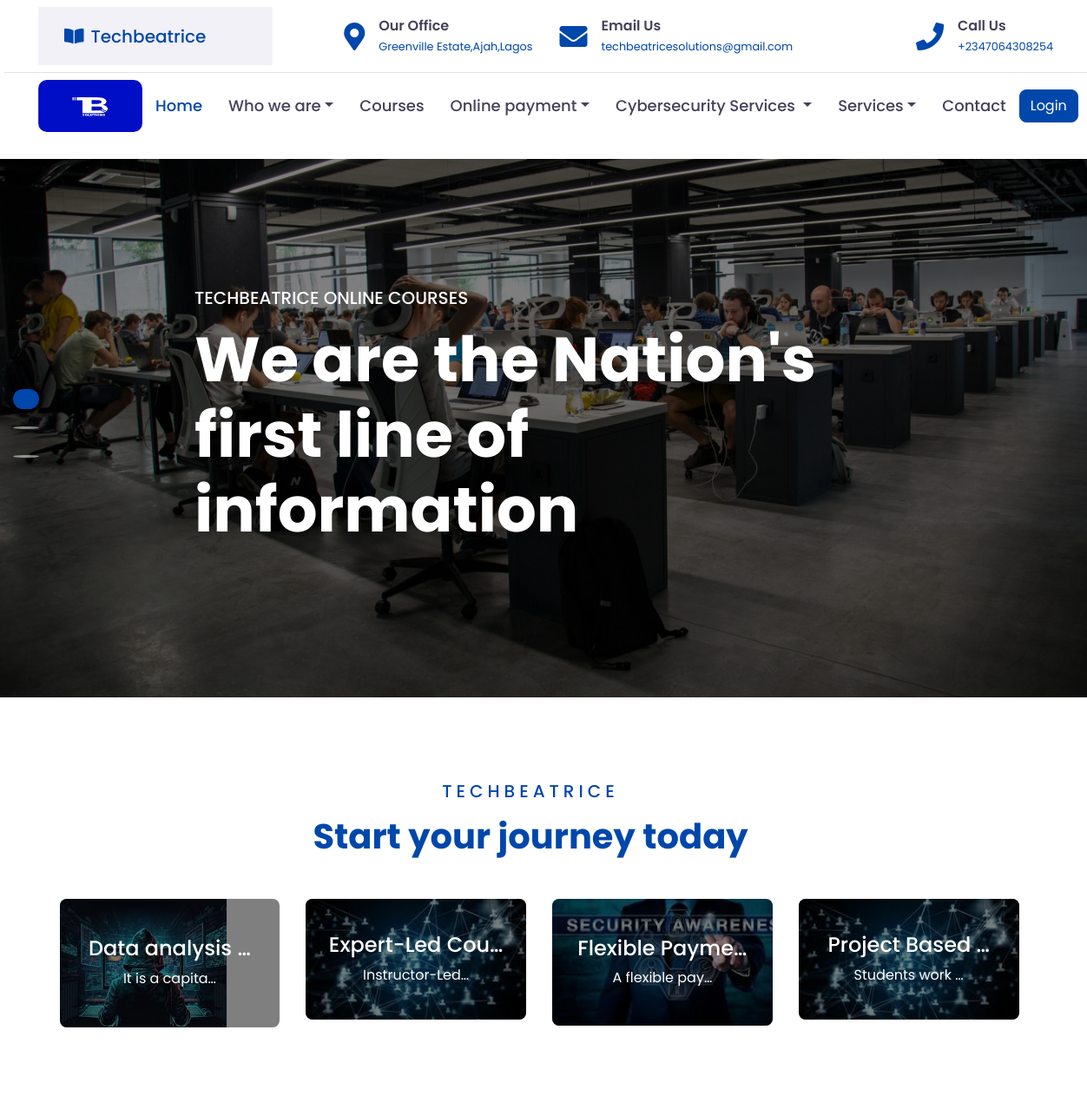
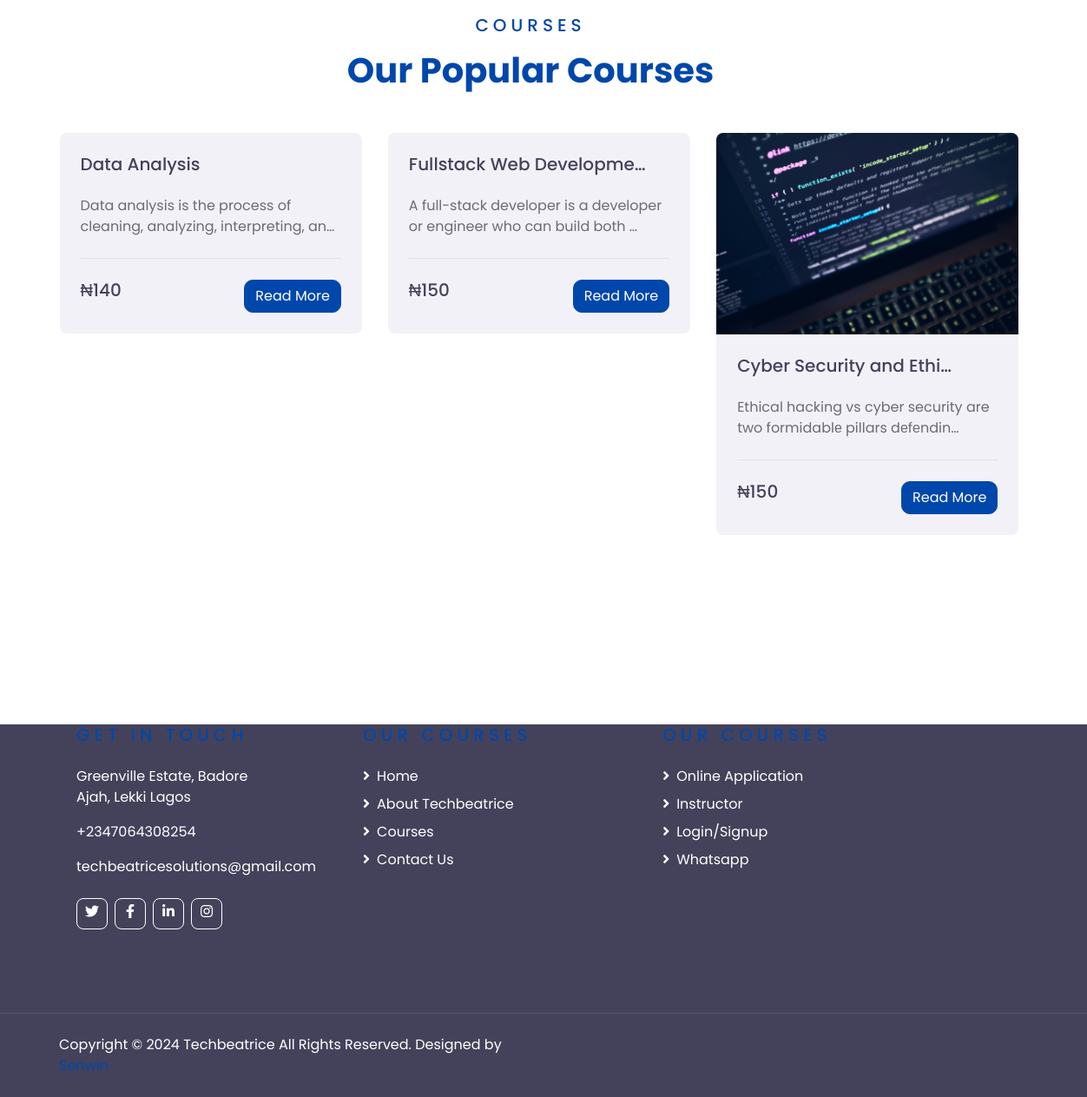
The page / on the database its author committed (2 pictures, top to bottom).
### techbeatrice/models.py (models this page shows, shortened)
class Techbeatrice_first_img(models.Model):
    techbeatrice_first_img_title = models.CharField(max_length =205, blank=True, null=True)
    techbeatrice_first_img_description = models.TextField()
    techbeatrice_first_img_img = models.ImageField(upload_to ='tech_first_img/',blank=True,null=True)
    techbeatrice_first_img_slug = models.CharField(max_length =205, blank=True, null=True)
    techbeatrice_first_img_publish_date = models.DateTimeField (auto_now_add= True)
    techbeatrice_first_img_author = models.ForeignKey(User, on_delete=models.CASCADE)
    class Meta:
        ordering =['-techbeatrice_first_img_publish_date']

class Techbeatrice_Subjects(models.Model):
    techbeatrice_subjects_title = models.CharField(max_length =205, blank=True, null=True)
    techbeatrice_subjects_sub_title = models.CharField(max_length =205, blank=True, null=True)
    techbeatrice_subjects_description = models.TextField()
    techbeatrice_subjects_sub_description = models.TextField()
    techbeatrice_subjects_img = models.ImageField(upload_to ='tech_subjects_img/',blank=True,null=True)
    techbeatrice_subjects_sub_img = models.ImageField(upload_to ='tech_subjects_sub_img/',blank=True,null=True)
    techbeatrice_subjects_slug = models.SlugField (max_length =205,blank=True, null=True)
    techbeatrice_subjects_publish_date = models.DateTimeField (auto_now_add= True)
    techbeatrice_subjects_author = models.ForeignKey(User, on_delete=models.CASCADE)
    class Meta:
        ordering =['-techbeatrice_subjects_publish_date']

class Techbeatrice_Courses_PostModel(models.Model):
    techbeatrice_courses_title = models.CharField(max_length =255, blank=True, null=True)
    techbeatrice_courses_sub_title = models.CharField(max_length =255, blank=True, null=True)
    techbeatrice_courses_cost_price = models.IntegerField(default ='0', blank=True, null=True)
    techbeatrice_courses_description = models.TextField()
    techbeatrice_courses_sub_description = models.TextField()
    techbeatrice_courses_img = models.ImageField(upload_to ='tech_courses_img/',blank=True,null=True)
    techbeatrice_courses_sub_img = models.ImageField(upload_to ='tech_courses_sub_img/',blank=True,null=True)
    techbeatrice_courses_slug = models.SlugField (max_length =255,blank=True, null=True)
    techbeatrice_courses_publish_date = models.DateTimeField (auto_now_add= True)
    techbeatrice_courses_author = models.ForeignKey(User, on_delete=models.CASCADE)
    class Meta:
        ordering =['-techbeatrice_courses_publish_date']

### techbeatrice/views.py (the view)
# urls.py: path('', HomeView.as_view(), name="home"),
class HomeView(ListView):
    model = Techbeatrice_Subjects
    template_name = 'techbeatrice/home.html'
    def get_context_data(self, **kwargs):
        context = super().get_context_data(**kwargs)
        context['first_imgs'] = Techbeatrice_first_img.objects.all()
        context['second_techbeatrices'] = Techbeatrice_Courses_PostModel.objects.all()
        return context

### templates/techbeatrice/home.html (shortened to what this page needs)
{% extends "base.html" %}
{% load static %}
{% block content %}
<div class="container-fluid p-0 pb-5 mb-5">
    <div id="header-carousel" class="carousel slide carousel-fade" data-bs-ride="carousel">
        <ol class="carousel-indicators">
            <li data-bs-target="#header-carousel" data-bs-slide-to="0" class="active"></li>
            <li data-bs-target="#header-carousel" data-bs-slide-to="1"></li>
            <li data-bs-target="#header-carousel" data-bs-slide-to="2"></li>
        </ol>
        <div class="carousel-inner">
            {% for first_img in first_imgs %}
            <div class="carousel-item {% if forloop.first %}active{% endif %}" style="min-height: 300px;">
                <img class="position-relative w-100" src="{{ first_img.techbeatrice_first_img_img.url }}" style="min-height: 300px; object-fit: cover;">
                <div class="carousel-caption d-flex align-items-center justify-content-center">
                    <div class="p-5" style="width: 100%; max-width: 900px;">
                        <h5 class="text-white text-uppercase mb-md-3">{{ first_img.techbeatrice_first_img_title }}</h5>
                        <h1 class="display-3 text-white mb-md-4">{{ first_img.techbeatrice_first_img_description }}</h1>
                    </div>
                </div>
            </div>
            {% endfor %}
        </div>
    </div>
</div>
<div class="container-fluid py-5">
    <div class="container pt-5 pb-3">
        <div class="text-center mb-5">
            <h5 class="text-primary text-uppercase mb-3" style="letter-spacing: 5px;">Techbeatrice</h5>
            <h1 style="color: #0047AB;">Start your journey today</h1>
        </div>
        <div class="row">
            {% for post in object_list %}
            <div class="col-lg-3 col-md-6 mb-4">
                <div class="cat-item position-relative overflow-hidden rounded mb-2">
                    <a href="{% url 'detail' post.pk %}">
                    <img class="img-fluid" src="{{ post.techbeatrice_subjects_img.url }}" height="230px" alt="">
                    <a class="cat-overlay text-white text-decoration-none"href="{% url 'detail' post.pk %}">
                        <h4 class="text-white font-weight-medium">{{ post.techbeatrice_subjects_title|truncatechars:15}}</h4>
                        <span>{{ post.techbeatrice_subjects_description|truncatechars:15}}</span>
                    </a>
                </div>
            </div>
            {% endfor %}
        </div>
    </div>
</div>
    <div class="container-fluid py-5">
        <div class="container py-5">
            <div class="text-center mb-5">
                <h5 class="text-primary text-uppercase mb-3" style="letter-spacing: 5px;">Courses</h5>
                <h1 style="color: #0047AB;">Our Popular Courses</h1>
            </div>
            <div class="row">
                {% for second_techbeatrice in second_techbeatrices %}
                <div class="col-lg-4 col-md-6 mb-4">
                    <div class="rounded overflow-hidden mb-2">
                        {% if second_techbeatrice.techbeatrice_courses_img %}
                        <a class="h5" href="{% url 'second_detail' second_techbeatrice.pk %}">
                        <img class="img-fluid" src="{{ second_techbeatrice.techbeatrice_courses_img.url }}" height="215px" alt="">
                        </a>
                        {% endif %}
                        <div class="bg-secondary p-4">
                            <a class="h5" href="{% url 'second_detail' second_techbeatrice.pk %}">{{ second_techbeatrice.techbeatrice_courses_title|truncatechars:24 }}</a><br><br>
                            <p>{{ second_techbeatrice.techbeatrice_courses_description |truncatechars:70}}</p>
                            <div class="border-top mt-4 pt-4">
                                <div class="d-flex justify-content-between">
                                    <h5 class="m-0">₦{{ second_techbeatrice.techbeatrice_courses_cost_price}}</h5>
                                    <div class="btn-wrapper">
                                        <a href="{% url 'second_detail' second_techbeatrice.pk %}" class="btn btn-primary"style="border-radius: 10px;">Read More</a>
                                    </div>
                                </div>
                            </div>
                        </div>
                    </div>
                 </div>
                {% endfor %}
            </div>
        </div>
    </div>
    {% endblock %}

### rows shown on the page
Techbeatrice_first_img: techbeatrice_first_img_img (picture), techbeatrice_first_img_title "TECHBEATRICE ONLINE COURSES", techbeatrice_first_img_description "We are the Nation's first line of information"
Techbeatrice_Subjects: techbeatrice_subjects_img (picture), techbeatrice_subjects_title "Data analysis …", techbeatrice_subjects_description "It is a capita…"
Techbeatrice_Subjects: techbeatrice_subjects_img (picture), techbeatrice_subjects_title "Expert-Led Cou…", techbeatrice_subjects_description "Instructor-Led…"
Techbeatrice_Subjects: techbeatrice_subjects_img (picture), techbeatrice_subjects_title "Flexible Payme…", techbeatrice_subjects_description "A flexible pay…"
Techbeatrice_Subjects: techbeatrice_subjects_img (picture), techbeatrice_subjects_title "Project Based …", techbeatrice_subjects_description "Students work …"
Techbeatrice_Courses_PostModel: techbeatrice_courses_title "Data Analysis", techbeatrice_courses_description "Data analysis is the process of cleaning, analyzing, interpreting, an…", techbeatrice_courses_cost_price "140"
Techbeatrice_Courses_PostModel: techbeatrice_courses_title "Fullstack Web Developme…", techbeatrice_courses_description "A full-stack developer is a developer or engineer who can build both …", techbeatrice_courses_cost_price "150"
Techbeatrice_Courses_PostModel: techbeatrice_courses_img (picture), techbeatrice_courses_title "Cyber Security and Ethi…", techbeatrice_courses_description "Ethical hacking vs cyber security are two formidablе pillars dеfеndin…", techbeatrice_courses_cost_price "150"
